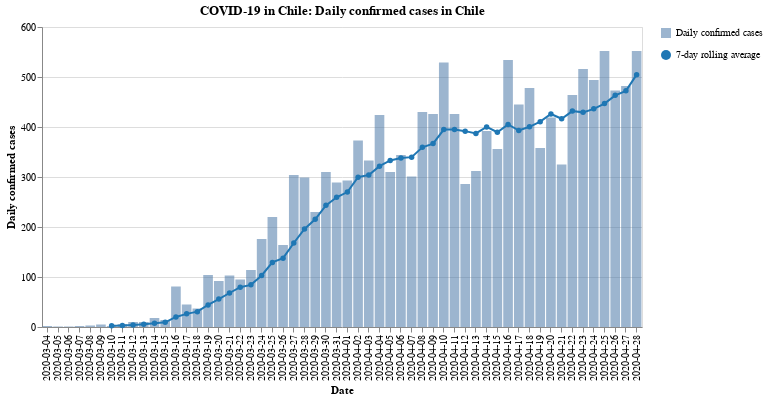

Notebook cell for this chart:
### Code cell
#hide_input
bars, line = my_cases_plot(region)
(bars + line).properties(
    title=f'COVID-19 in Chile: Daily confirmed cases in Chile',
    width=600
)

### Figure 1 — Vega-Lite specification as saved in the notebook (floating-point values rounded to 4 significant figures)
{"config": {"view": {"continuousWidth": 400, "continuousHeight": 300}}, "layer": [{"mark": {"type": "bar", "opacity": 0.7}, "encoding": {"opacity": {"type": "nominal", "field": "Daily confirmed cases", "legend": {"title": ""}}, "tooltip": [{"type": "nominal", "field": "Date"}, {"type": "quantitative", "field": "Confirmed cases"}], "x": {"type": "nominal", "axis": {"title": "Date"}, "field": "Date"}, "y": {"type": "quantitative", "axis": {"title": "Daily confirmed cases"}, "field": "Confirmed cases"}}}, {"mark": {"type": "line", "color": "#1f77b4", "point": {"filled": true, "fill": "#1f77b4"}}, "encoding": {"shape": {"type": "nominal", "field": "7-day rolling average", "legend": {"title": ""}}, "x": {"type": "nominal", "axis": {"title": "Date"}, "field": "Date"}, "y": {"type": "quantitative", "field": "Rolling"}}}], "data": {"name": "data-d8695ade044e6790c6c8f138b27bd63c"}, "title": "COVID-19 in Chile: Daily confirmed cases in Chile", "width": 600, "$schema": "https://vega.github.io/schema/vega-lite/v4.8.1.json", "datasets": {"data-d8695ade044e6790c6c8f138b27bd63c": [{"Date": "2020-03-04", "Confirmed cases": 2, "Rolling": null, "Daily confirmed cases": "Daily confirmed cases", "7-day rolling average": "7-day rolling average"}, {"Date": "2020-03-05", "Confirmed cases": 1, "Rolling": null, "Daily confirmed cases": "Daily confirmed cases", "7-day rolling average": "7-day rolling average"}, {"Date": "2020-03-06", "Confirmed cases": 1, "Rolling": null, "Daily confirmed cases": "Daily confirmed cases", "7-day rolling average": "7-day rolling average"}, {"Date": "2020-03-07", "Confirmed cases": 2, "Rolling": null, "Daily confirmed cases": "Daily confirmed cases", "7-day rolling average": "7-day rolling average"}, {"Date": "2020-03-08", "Confirmed cases": 3, "Rolling": null, "Daily confirmed cases": "Daily confirmed cases", "7-day rolling average": "7-day rolling average"}, {"Date": "2020-03-09", "Confirmed cases": 5, "Rolling": null, "Daily confirmed cases": "Daily confirmed cases", "7-day rolling average": "7-day rolling average"}, {"Date": "2020-03-10", "Confirmed cases": 2, "Rolling": 2.286, "Daily confirmed cases": "Daily confirmed cases", "7-day rolling average": "7-day rolling average"}, {"Date": "2020-03-11", "Confirmed cases": 6, "Rolling": 2.857, "Daily confirmed cases": "Daily confirmed cases", "7-day rolling average": "7-day rolling average"}, {"Date": "2020-03-12", "Confirmed cases": 10, "Rolling": 4.143, "Daily confirmed cases": "Daily confirmed cases", "7-day rolling average": "7-day rolling average"}, {"Date": "2020-03-13", "Confirmed cases": 10, "Rolling": 5.429, "Daily confirmed cases": "Daily confirmed cases", "7-day rolling average": "7-day rolling average"}, {"Date": "2020-03-14", "Confirmed cases": 18, "Rolling": 7.714, "Daily confirmed cases": "Daily confirmed cases", "7-day rolling average": "7-day rolling average"}, {"Date": "2020-03-15", "Confirmed cases": 14, "Rolling": 9.286, "Daily confirmed cases": "Daily confirmed cases", "7-day rolling average": "7-day rolling average"}, {"Date": "2020-03-16", "Confirmed cases": 81, "Rolling": 20.14, "Daily confirmed cases": "Daily confirmed cases", "7-day rolling average": "7-day rolling average"}, {"Date": "2020-03-17", "Confirmed cases": 45, "Rolling": 26.29, "Daily confirmed cases": "Daily confirmed cases", "7-day rolling average": "7-day rolling average"}, {"Date": "2020-03-18", "Confirmed cases": 37, "Rolling": 30.71, "Daily confirmed cases": "Daily confirmed cases", "7-day rolling average": "7-day rolling average"}, {"Date": "2020-03-19", "Confirmed cases": 104, "Rolling": 44.14, "Daily confirmed cases": "Daily confirmed cases", "7-day rolling average": "7-day rolling average"}, {"Date": "2020-03-20", "Confirmed cases": 92, "Rolling": 55.86, "Daily confirmed cases": "Daily confirmed cases", "7-day rolling average": "7-day rolling average"}, {"Date": "2020-03-21", "Confirmed cases": 103, "Rolling": 68.0, "Daily confirmed cases": "Daily confirmed cases", "7-day rolling average": "7-day rolling average"}, {"Date": "2020-03-22", "Confirmed cases": 95, "Rolling": 79.57, "Daily confirmed cases": "Daily confirmed cases", "7-day rolling average": "7-day rolling average"}, {"Date": "2020-03-23", "Confirmed cases": 114, "Rolling": 84.29, "Daily confirmed cases": "Daily confirmed cases", "7-day rolling average": "7-day rolling average"}, {"Date": "2020-03-24", "Confirmed cases": 176, "Rolling": 103.0, "Daily confirmed cases": "Daily confirmed cases", "7-day rolling average": "7-day rolling average"}, {"Date": "2020-03-25", "Confirmed cases": 220, "Rolling": 129.1, "Daily confirmed cases": "Daily confirmed cases", "7-day rolling average": "7-day rolling average"}, {"Date": "2020-03-26", "Confirmed cases": 164, "Rolling": 137.7, "Daily confirmed cases": "Daily confirmed cases", "7-day rolling average": "7-day rolling average"}, {"Date": "2020-03-27", "Confirmed cases": 304, "Rolling": 168.0, "Daily confirmed cases": "Daily confirmed cases", "7-day rolling average": "7-day rolling average"}, {"Date": "2020-03-28", "Confirmed cases": 299, "Rolling": 196.0, "Daily confirmed cases": "Daily confirmed cases", "7-day rolling average": "7-day rolling average"}, {"Date": "2020-03-29", "Confirmed cases": 230, "Rolling": 215.3, "Daily confirmed cases": "Daily confirmed cases", "7-day rolling average": "7-day rolling average"}, {"Date": "2020-03-30", "Confirmed cases": 310, "Rolling": 243.3, "Daily confirmed cases": "Daily confirmed cases", "7-day rolling average": "7-day rolling average"}, {"Date": "2020-03-31", "Confirmed cases": 289, "Rolling": 259.4, "Daily confirmed cases": "Daily confirmed cases", "7-day rolling average": "7-day rolling average"}, {"Date": "2020-04-01", "Confirmed cases": 293, "Rolling": 269.9, "Daily confirmed cases": "Daily confirmed cases", "7-day rolling average": "7-day rolling average"}, {"Date": "2020-04-02", "Confirmed cases": 373, "Rolling": 299.7, "Daily confirmed cases": "Daily confirmed cases", "7-day rolling average": "7-day rolling average"}, {"Date": "2020-04-03", "Confirmed cases": 333, "Rolling": 303.9, "Daily confirmed cases": "Daily confirmed cases", "7-day rolling average": "7-day rolling average"}, {"Date": "2020-04-04", "Confirmed cases": 424, "Rolling": 321.7, "Daily confirmed cases": "Daily confirmed cases", "7-day rolling average": "7-day rolling average"}, {"Date": "2020-04-05", "Confirmed cases": 310, "Rolling": 333.1, "Daily confirmed cases": "Daily confirmed cases", "7-day rolling average": "7-day rolling average"}, {"Date": "2020-04-06", "Confirmed cases": 344, "Rolling": 338.0, "Daily confirmed cases": "Daily confirmed cases", "7-day rolling average": "7-day rolling average"}, {"Date": "2020-04-07", "Confirmed cases": 301, "Rolling": 339.7, "Daily confirmed cases": "Daily confirmed cases", "7-day rolling average": "7-day rolling average"}, {"Date": "2020-04-08", "Confirmed cases": 430, "Rolling": 359.3, "Daily confirmed cases": "Daily confirmed cases", "7-day rolling average": "7-day rolling average"}, {"Date": "2020-04-09", "Confirmed cases": 426, "Rolling": 366.9, "Daily confirmed cases": "Daily confirmed cases", "7-day rolling average": "7-day rolling average"}, {"Date": "2020-04-10", "Confirmed cases": 529, "Rolling": 394.9, "Daily confirmed cases": "Daily confirmed cases", "7-day rolling average": "7-day rolling average"}, {"Date": "2020-04-11", "Confirmed cases": 426, "Rolling": 395.1, "Daily confirmed cases": "Daily confirmed cases", "7-day rolling average": "7-day rolling average"}, {"Date": "2020-04-12", "Confirmed cases": 286, "Rolling": 391.7, "Daily confirmed cases": "Daily confirmed cases", "7-day rolling average": "7-day rolling average"}, {"Date": "2020-04-13", "Confirmed cases": 312, "Rolling": 387.1, "Daily confirmed cases": "Daily confirmed cases", "7-day rolling average": "7-day rolling average"}, {"Date": "2020-04-14", "Confirmed cases": 392, "Rolling": 400.1, "Daily confirmed cases": "Daily confirmed cases", "7-day rolling average": "7-day rolling average"}, {"Date": "2020-04-15", "Confirmed cases": 356, "Rolling": 389.6, "Daily confirmed cases": "Daily confirmed cases", "7-day rolling average": "7-day rolling average"}, {"Date": "2020-04-16", "Confirmed cases": 534, "Rolling": 405.0, "Daily confirmed cases": "Daily confirmed cases", "7-day rolling average": "7-day rolling average"}, {"Date": "2020-04-17", "Confirmed cases": 445, "Rolling": 393.0, "Daily confirmed cases": "Daily confirmed cases", "7-day rolling average": "7-day rolling average"}, {"Date": "2020-04-18", "Confirmed cases": 478, "Rolling": 400.4, "Daily confirmed cases": "Daily confirmed cases", "7-day rolling average": "7-day rolling average"}, {"Date": "2020-04-19", "Confirmed cases": 358, "Rolling": 410.7, "Daily confirmed cases": "Daily confirmed cases", "7-day rolling average": "7-day rolling average"}, {"Date": "2020-04-20", "Confirmed cases": 419, "Rolling": 426.0, "Daily confirmed cases": "Daily confirmed cases", "7-day rolling average": "7-day rolling average"}, {"Date": "2020-04-21", "Confirmed cases": 325, "Rolling": 416.4, "Daily confirmed cases": "Daily confirmed cases", "7-day rolling average": "7-day rolling average"}, {"Date": "2020-04-22", "Confirmed cases": 464, "Rolling": 431.9, "Daily confirmed cases": "Daily confirmed cases", "7-day rolling average": "7-day rolling average"}, {"Date": "2020-04-23", "Confirmed cases": 516, "Rolling": 429.3, "Daily confirmed cases": "Daily confirmed cases", "7-day rolling average": "7-day rolling average"}, {"Date": "2020-04-24", "Confirmed cases": 494, "Rolling": 436.3, "Daily confirmed cases": "Daily confirmed cases", "7-day rolling average": "7-day rolling average"}, {"Date": "2020-04-25", "Confirmed cases": 552, "Rolling": 446.9, "Daily confirmed cases": "Daily confirmed cases", "7-day rolling average": "7-day rolling average"}, {"Date": "2020-04-26", "Confirmed cases": 473, "Rolling": 463.3, "Daily confirmed cases": "Daily confirmed cases", "7-day rolling average": "7-day rolling average"}, {"Date": "2020-04-27", "Confirmed cases": 482, "Rolling": 472.3, "Daily confirmed cases": "Daily confirmed cases", "7-day rolling average": "7-day rolling average"}, {"Date": "2020-04-28", "Confirmed cases": 552, "Rolling": 504.7, "Daily confirmed cases": "Daily confirmed cases", "7-day rolling average": "7-day rolling average"}]}}
